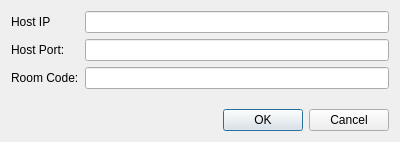
<?xml version="1.0" encoding="UTF-8"?>
<ui version="4.0">
 <class>JoinExistingGame</class>
 <widget class="QDialog" name="JoinExistingGame">
  <property name="geometry">
   <rect>
    <x>0</x>
    <y>0</y>
    <width>400</width>
    <height>142</height>
   </rect>
  </property>
  <property name="windowTitle">
   <string>Dialog</string>
  </property>
  <layout class="QVBoxLayout" name="verticalLayout">
   <item>
    <layout class="QFormLayout" name="formLayout">
     <item row="0" column="0">
      <widget class="QLabel" name="label">
       <property name="text">
        <string>Host IP</string>
       </property>
      </widget>
     </item>
     <item row="0" column="1">
      <widget class="QLineEdit" name="lineEdit"/>
     </item>
     <item row="1" column="0">
      <widget class="QLabel" name="label_2">
       <property name="text">
        <string>Host Port:</string>
       </property>
      </widget>
     </item>
     <item row="1" column="1">
      <widget class="QLineEdit" name="lineEdit_2"/>
     </item>
     <item row="2" column="0">
      <widget class="QLabel" name="label_3">
       <property name="text">
        <string>Room Code:</string>
       </property>
      </widget>
     </item>
     <item row="2" column="1">
      <widget class="QLineEdit" name="lineEdit_3"/>
     </item>
    </layout>
   </item>
   <item>
    <widget class="QDialogButtonBox" name="buttonBox">
     <property name="orientation">
      <enum>Qt::Horizontal</enum>
     </property>
     <property name="standardButtons">
      <set>QDialogButtonBox::Cancel|QDialogButtonBox::Ok</set>
     </property>
    </widget>
   </item>
  </layout>
 </widget>
 <resources/>
 <connections>
  <connection>
   <sender>buttonBox</sender>
   <signal>accepted()</signal>
   <receiver>JoinExistingGame</receiver>
   <slot>accept()</slot>
   <hints>
    <hint type="sourcelabel">
     <x>248</x>
     <y>254</y>
    </hint>
    <hint type="destinationlabel">
     <x>157</x>
     <y>274</y>
    </hint>
   </hints>
  </connection>
  <connection>
   <sender>buttonBox</sender>
   <signal>rejected()</signal>
   <receiver>JoinExistingGame</receiver>
   <slot>reject()</slot>
   <hints>
    <hint type="sourcelabel">
     <x>316</x>
     <y>260</y>
    </hint>
    <hint type="destinationlabel">
     <x>286</x>
     <y>274</y>
    </hint>
   </hints>
  </connection>
 </connections>
</ui>
